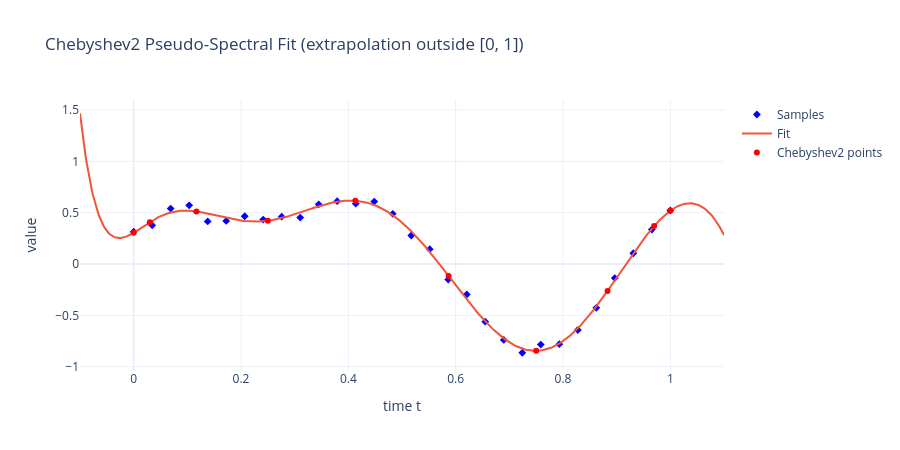

Here is the notebook cell this chart was saved with:
### Markdown cell above
## Chebyshev2 (Pseudo-Spectral) Fit

This variant treats the parameters as function values at Chebyshev points.
The steps here are slightly different conceptually:

1. Fit values at Chebyshev points with `FitBasisChebyshev2`.
2. Evaluate by barycentric interpolation using `Chebyshev2.WeightMatrix`.
3. Plot the interpolation nodes alongside the fitted curve.

If you don't need plots, copy the fit + evaluation and skip the marker trace.

### Code cell
sequence = {float(xi): float(yi) for xi, yi in zip(x_cheb, y)}
model = gtsam.noiseModel.Isotropic.Sigma(1, 0.05)
fit = gtsam.FitBasisChebyshev2(sequence, model, N)
params = fit.parameters()

t_dense = np.linspace(-0.1, 1.1, 600)
x_dense = 2.0 * t_dense - 1.0
W = gtsam.Chebyshev2.WeightMatrix(len(params), x_dense)
y_fit = W @ params

cheb_points = gtsam.Chebyshev2.Points(N)
t_cheb = 0.5 * (cheb_points + 1.0)
y_cheb = params
markers = go.Scatter(x=t_cheb, y=y_cheb, mode="markers", name="Chebyshev2 points", marker=dict(color="red"))

plot_fit(t, y, t_dense, y_fit, "Chebyshev2 Pseudo-Spectral Fit (extrapolation outside [0, 1])", extra=markers)

### Figure 1 — Plotly figure (JSON) as saved in the notebook; plotly's stock layout.template omitted (floating-point values rounded to 4 significant figures; data arrays with more than 128 entries replaced by an {"elided": "..."} marker saying what was removed)
{"data": [{"marker": {"color": "blue", "symbol": "diamond"}, "mode": "markers", "name": "Samples", "type": "scatter", "x": [0.0, 0.03448, 0.06897, 0.1034, 0.1379, 0.1724, 0.2069, 0.2414, 0.2759, 0.3103, 0.3448, 0.3793, 0.4138, 0.4483, 0.4828, 0.5172, 0.5517, 0.5862, 0.6207, 0.6552, 0.6897, 0.7241, 0.7586, 0.7931, 0.8276, 0.8621, 0.8966, 0.931, 0.9655, 1.0], "y": [0.3152, 0.3776, 0.5395, 0.5716, 0.415, 0.4195, 0.4652, 0.4332, 0.4608, 0.4519, 0.5813, 0.6124, 0.5875, 0.6084, 0.4886, 0.2778, 0.1441, -0.1511, -0.2971, -0.5619, -0.7394, -0.8643, -0.7844, -0.7806, -0.6427, -0.4272, -0.1374, 0.1048, 0.3355, 0.5215]}, {"mode": "lines", "name": "Fit", "type": "scatter", "x": {"elided": "600 float values"}, "y": {"elided": "600 float values"}}, {"marker": {"color": "red"}, "mode": "markers", "name": "Chebyshev2 points", "type": "scatter", "x": [0.0, 0.03015, 0.117, 0.25, 0.4132, 0.5868, 0.75, 0.883, 0.9698, 1.0], "y": [0.3042, 0.4078, 0.5118, 0.4216, 0.6161, -0.1165, -0.8457, -0.262, 0.3698, 0.519]}], "layout": {"height": 450, "title": {"text": "Chebyshev2 Pseudo-Spectral Fit (extrapolation outside [0, 1])"}, "width": 900, "xaxis": {"title": {"text": "time t"}}, "yaxis": {"title": {"text": "value"}}}}
